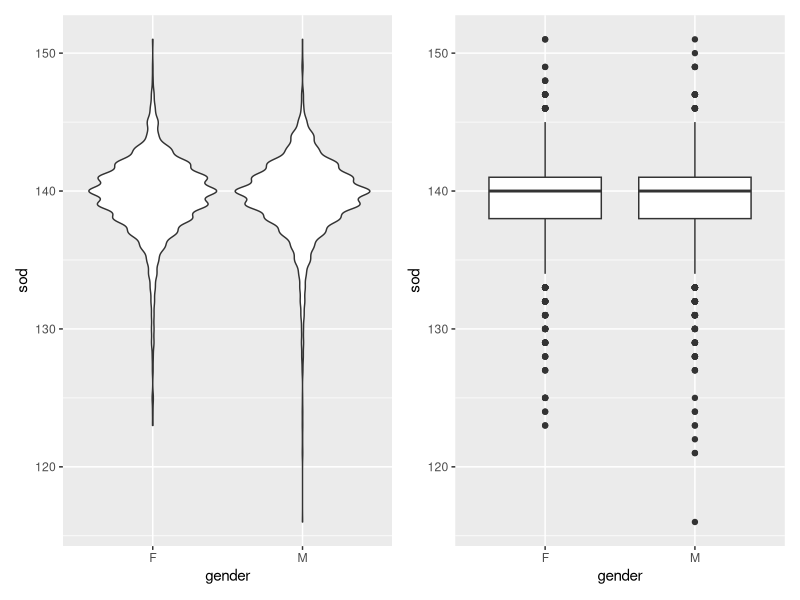
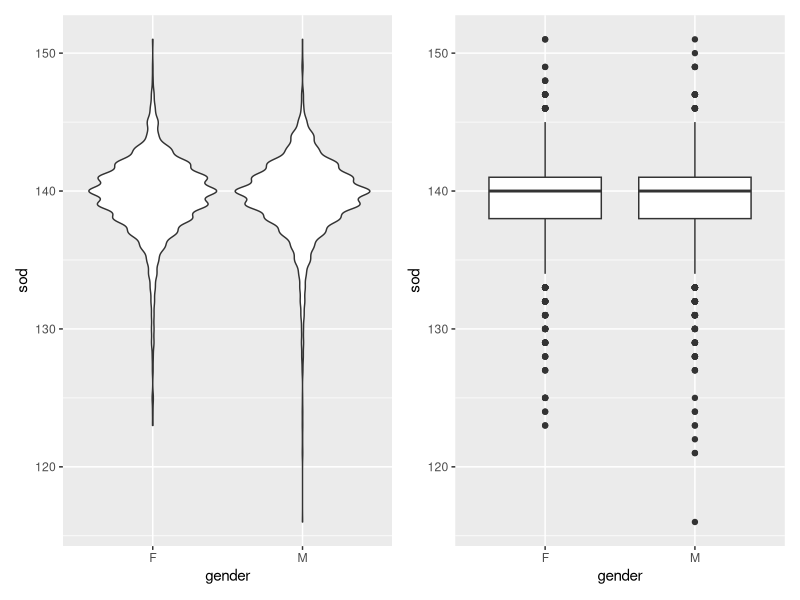

Recreate these plots in R, in order.
library(tidyverse)
library(here)
library(patchwork)

myData <- read_delim(here("Data/tidy_joined_data.txt"), delim = "\t")

# making a plot to find out if the sodium distribution depends on `gender`


#first grouping by gender and sod
glimpse(myData)
sod_gender <- myData %>%
  group_by(gender, sod) 

#plotting gender vs. sod as a violinplot 
violinplot <- ggplot(data = sod_gender) +
  aes(
    x = gender,
    y = sod
  ) +
  geom_violin()

#plotting gender vs. sod as a boxplot
boxplot <- ggplot(data = sod_gender) +
  aes(
    x = gender,
    y = sod
  ) +
  geom_boxplot()

violinplot + boxplot

ggsave(here("Plots", "plot_sod_gender.png"))
